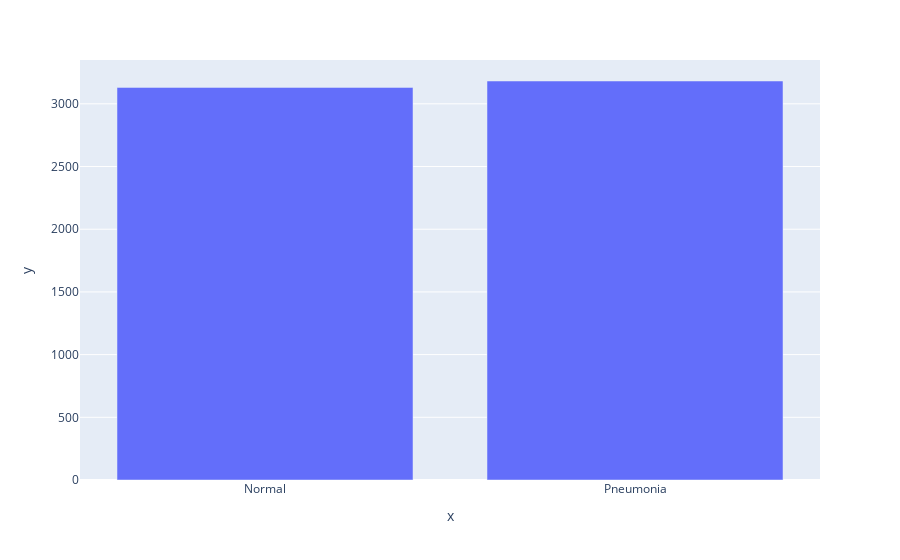

Notebook source saved alongside this figure:
### Code cell
import plotly.express as px

fig = px.bar(x=class_names, y=list(class_counts.values())[::-1])
fig.show()

### Figure 1 — Plotly figure (JSON) as saved in the notebook; plotly's stock layout.template omitted (floating-point values rounded to 4 significant figures)
{"data": [{"alignmentgroup": "True", "hovertemplate": "x=%{x}<br>y=%{y}<extra></extra>", "legendgroup": "", "marker": {"color": "#636efa", "pattern": {"shape": ""}}, "name": "", "offsetgroup": "", "orientation": "v", "showlegend": false, "textposition": "auto", "type": "bar", "x": ["Normal", "Pneumonia"], "xaxis": "x", "y": [3131, 3182], "yaxis": "y"}], "layout": {"barmode": "relative", "legend": {"tracegroupgap": 0}, "margin": {"t": 60}, "xaxis": {"anchor": "y", "domain": [0, 1], "title": {"text": "x"}}, "yaxis": {"anchor": "x", "domain": [0, 1], "title": {"text": "y"}}}}
